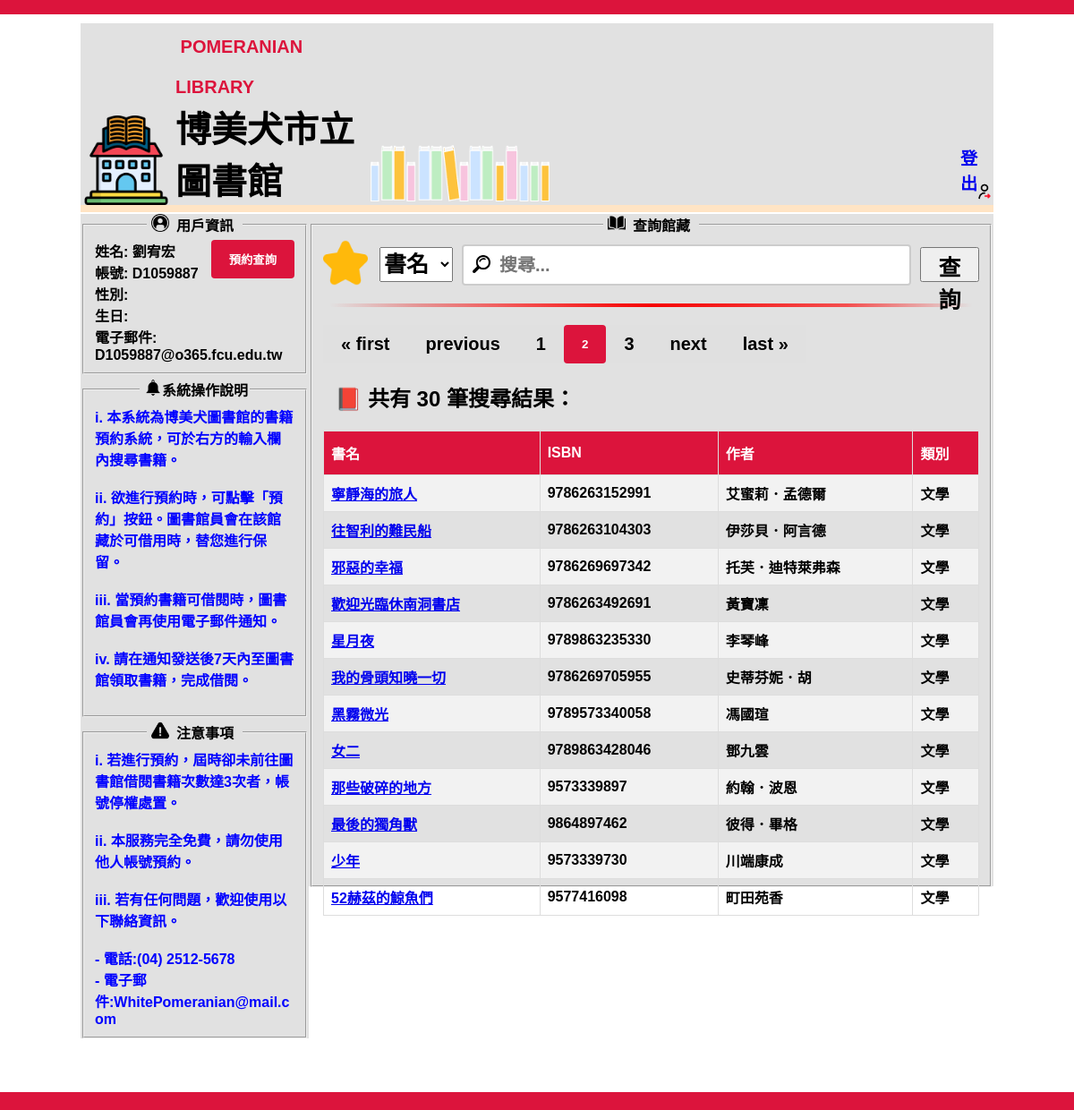
The app's page /homepage/?page=2 (signed in) with its own data.
### clients/models.py (models this page shows, shortened)
class Book(models.Model):
    STATUS_CHOICES = [
        ('available', '可預約'),
        ('unavailable', '不可預約'),
    ]
    bname = models.CharField(max_length=50, verbose_name='書名')
    ISBN = models.CharField(max_length=15, verbose_name='ISBN')
    author = models.CharField(max_length=20, verbose_name='作者')
    genre = models.CharField(max_length=10, verbose_name='類別')
    picture = models.ImageField(upload_to='books/',null=True, blank=True)
    status = models.CharField(max_length=20, choices=STATUS_CHOICES, default='available', verbose_name='狀態')

### clients/views.py (the view)
# urls.py: path('homepage/', views.homepage, name='homepage'),
def homepage(request):
    if not request.user.is_authenticated:
        return redirect('sign_in')
    search_type = request.GET.get('searchtype')
    search_query = request.GET.get('search')
    if search_type and search_query:
        if search_type.lower() == 'booktitle':
            search_results = Book.objects.filter(bname__icontains=search_query)
            cache.set('search_results', search_results, 6000)
        elif search_type.lower() == 'author':
            search_results = Book.objects.filter(author__icontains=search_query)
            cache.set('search_results', search_results, 6000)
        elif search_type == 'ISBN':
            search_results = Book.objects.filter(ISBN__icontains=search_query)
            cache.set('search_results', search_results, 6000)
        else:
            search_results = []
    else:
        search_results = cache.get('search_results')
        if search_results is None:
            search_results = Book.objects.all()
    user_profile_id = request.session.get('user_profile_id')
    try:
        user_profile = UserProfile.objects.get(id=user_profile_id)
    except UserProfile.DoesNotExist:
        user_profile = None
    search_results = search_results or []
    paginator = Paginator(search_results, 12)
    page_number = request.GET.get('page')
    page_obj = paginator.get_page(page_number)
    context = {
        'user_profile': user_profile,
        'results': page_obj,
    }
    return render(request, 'homepage.html', context)

### clients/templates/homepage.html (shortened to what this page needs)
<!DOCTYPE html>
<html lang="zh-TW">
<head>
    <link rel="stylesheet" href="/static/homepage.css">
</head>
<body>
    <div class="ceiling">
    </div>
    <div class="main">
        <div class="header">
            <a href="{% url 'homepage' %}"><img class="library" src="/static/library.png" width="100px"></a>
            <h1 class="h1"><span style="color: crimson;">&nbsp;POMERANIAN LIBRARY</span><br>博美犬市立圖書館</h1>
            <img class="bookshelf" src="/static/bookshelf.png" width="200px">
            <a class="a1" href="{% url 'sign_out' %}" role="button">登出<img class="logout" src="/static/logout.png"
                    width="20px"></a>
        </div>
        <hr class="relay">
        <div class="left_content">
            <fieldset>
                <legend><img class="login" src="/static/login.png" width="20px">&thinsp; 用戶資訊 &thinsp;</legend>
                <span>
                    <form action="{% url 'appointment' %}" method="get">
                        <button type="submit" class="appointment">預約查詢</button>
                    </form>
                    姓名: {{ user.last_name }}{{ user.first_name }} <br>
                    帳號: {{ user.username }} <br>
                    性別: {% if user_profile.gender == 'M' %}男{% elif user_profile.gender == 'F' %}女{% endif %} <br>
                    生日: {{ user_profile.birthday }} <br>
                    電子郵件: {{ user.email }}
                </span>
            </fieldset>
            <fieldset style="margin-top: 2%;">
                <legend><img class="notification" src="/static/notification.png" width="20px">系統操作說明</legend>
                <div style="color: blue; font-weight: 600;">
                    <span>
                        i. 本系統為博美犬圖書館的書籍預約系統，可於右方的輸入欄內搜尋書籍。<br><br>
                        ii. 欲進行預約時，可點擊「預約」按鈕。圖書館員會在該館藏於可借用時，替您進行保留。<br><br>
                        iii. 當預約書籍可借閱時，圖書館員會再使用電子郵件通知。<br><br>
                        iv. 請在通知發送後7天內至圖書館領取書籍，完成借閱。<br><br>
                    </span>
                </div>
            </fieldset>
            <fieldset style="margin-top: 2%;">
                <legend><img class="warning" src="/static/warning.png" width="20px">&thinsp; 注意事項 &thinsp;</legend>
                <div style="color: blue; font-weight: 600;">
                    <span>
                        i. 若進行預約，屆時卻未前往圖書館借閱書籍次數達3次者，帳號停權處置。<br><br>
                        ii. 本服務完全免費，請勿使用他人帳號預約。<br><br>
                        iii. 若有任何問題，歡迎使用以下聯絡資訊。<br><br>
                        - 電話:(04) 2512-5678<br>
                        - 電子郵件:WhitePomeranian@mail.c<br>om
                    </span>
                </div>
            </fieldset>
        </div>
        <div class="right_content">
            <fieldset class="searchtype">
                <legend><img class="open-book" src="/static/open-book.png" width="20px">&thinsp; 查詢館藏 &thinsp;</legend>
                <form action="" method="get">
                    <div class="searchtype">
                        <img class="star" src="/static/star.png" width="50px">
                        <select name="searchtype" class="searchtype">
                            <option value="booktitle" selected="selected">書名</option>
                        </select>
                        <input type="text" name="search" placeholder="搜尋..." autocomplete="off" class="searchtype">
                        <button type="submit" class="searchtype">查詢</button>
                    </div>
                </form>
                <hr class="searchtype">
                {% if results %}
                <div class="button-group">
                    {% if results.has_previous %}
                    <a href="?page=1"><button class="button">&laquo; first</button></a>
                    <a href="?page={{ results.previous_page_number }}"><button class="button">previous</button></a>
                    {% else %}
                    <a><button class="button">&laquo; first</button></a>
                    <a><button class="button">previous</button></a>
                    {% endif %}
                    {% for num in results.paginator.page_range %}
                    {% if num == results.number %}
                    <button type="button">{{ num }}</button>
                    {% else %}
                    <a href="?page={{ num }}"><button class="button">{{ num }}</button></a>
                    {% endif %}
                    {% endfor %}
                    {% if results.has_next %}
                    <a href="?page={{ results.next_page_number }}"><button class="button">next</button></a>
                    <a href="?page={{ results.paginator.num_pages }}"><button class="button">last &raquo;</button></a>
                    {% else %}
                    <a><button class="button">next</button></a>
                    <a><button class="button">last &raquo;</button></a>
                    {% endif %}
                </div>
                <h2 class="searchresult">&nbsp; &#128213; 共有 {{ results.paginator.count }} 筆搜尋結果：</h2>
                <table id="books">
                    <tr>
                        <th>書名</th>
                        <th>ISBN</th>
                        <th>作者</th>
                        <th>類別</th>
                    </tr>
                    {% for result in results.object_list %}
                    <tr>
                        <td><a href="bookdetails/{{ result.id }}">{{ result.bname }}</a></td>
                        <td>{{ result.ISBN }}</td>
                        <td>{{ result.author }}</td>
                        <td>{{ result.genre }}</td>
                    </tr>
                    {% endfor %}
                </table>
                {% else %}
                <h2 class="searchresult">&nbsp; &#128213; 0 筆搜尋結果!</h2>
                {% endif %}
            </fieldset>
        </div>
    </div>
    <div class="footer">
    </div>
</body>
</html>

### static/homepage.css (style rules this page uses)
html { background-color: rgb(255,255,255); }
body { margin: 0%; padding: 0%; font-family: Arial, Helvetica, sans-serif; display: flex; flex-direction: column; min-height: 100vh; }
div.ceiling { background-color:crimson; padding: 8px; }
div.main { margin: auto; width: 85%; flex: 1 0 auto; }
div.footer { background-color: crimson; padding: 10px; text-align: center; margin-top: 5%; }
div.header { background-color: rgb(225,225,225); margin-top: 1%; display: flex; align-items: flex-end; }
hr.relay { width: 100%; height: 8px; background-color: bisque; color: bisque; border: none; margin-top: 0%; }
div.right_content { background-color: rgb(225,225,225); width: 75%; margin-top: -0.65%; float: left; height: 751.5px; }
div.right_content fieldset { height: 732.5px; }
div.left_content { background-color: rgb(225,225,225); width: 25%; margin-top: -0.65%; float: left; }
img.library { margin-left: 0.5%; float: left; }
img.bookshelf { margin-left: 1.5%; margin-top: 1.15%; float: left; }
img.login { float: left; margin-left: 3px; }
img.logout { float: right; margin-top: -38%; margin-left: 1%; }
img.open-book { float: left; margin-left: 3px; }
img.notification { float: left; margin-left: 3px; }
img.warning { float: left; margin-left: 3px; }
h1.h1 { color: black; font-weight: bolder; font-size: 40px; margin-top: -3px; margin-left: 6px; float: left; margin-bottom: 0%; }
h1.h1 span { font-size: 20px; }
fieldset span { font-weight: 600; max-width: 10px; overflow-wrap: break-word; }
legend { font-weight: 600; text-align: center; }
a.a1 { font-size: larger; font-weight: 600; margin-left: 45%; margin-bottom: 5px; text-decoration: none; }
div.searchtype { margin-top: 5px; display: flex; justify-content: center; }
img.star { display: block; float: left; margin-right: 13px; margin-top: -5px; }
select.searchtype { display: block; float: left; height: 39px; font-weight: 600; font-size: 25px; margin-top: 2.5px; }
input.searchtype { display: block; float: left; margin-left: 10px; height: 18px; width: 60%; font-weight: 600; font-size: 20px; background-image: url('../static/magnifier.png'); background-size: 20px; background-position: 10px 10px; background-repeat: no-repeat; padding: 12px 20px 12px 40px; border: 2px solid #ccc; border-radius: 4px; }
button.searchtype { display: block; float: left; margin-left: 10px; height: 39px; font-weight: 600; font-size: 25px; margin-top: 2.5px; }
hr.searchtype { height: 4px; background: linear-gradient(to right, transparent 1%, #ed05055c 15%, #fe0000a5 30%, #f60202 50%, #fe0000a5 80%, transparent 99%); border: none; margin: 20px 0; }
#books { font-family: Arial, Helvetica, sans-serif; border-collapse: collapse; width: 100%; border-radius: 2px; }
#books td, #books th { border: 1px solid #ddd; padding: 8px; font-weight: 600; }
#books tr:nth-child(even) { background-color: #f2f2f2; }
#books th { padding-top: 12px; padding-bottom: 12px; text-align: left; background-color: crimson; color: white; }
button[type=button] { background-color: crimson; color: white; padding: 12px 20px; border: none; border-radius: 4px; cursor: pointer; font-weight: 600; }
.button-group { display: flex; }
.button { padding: 10px 20px; background-color: #e0e0e0; border: none; color: #000; cursor: pointer; font-weight: 600; font-size: 20px; }

### clients/templates/homepage.html (style rules this page uses)
button.appointment { background-color: crimson; color: white; padding: 12px 20px; border: none; border-radius: 4px; cursor: pointer; font-weight: 600; float: right; }

### records on screen
Book: bname "寧靜海的旅人", ISBN "9786263152991", author "艾蜜莉．孟德爾", genre "文學"
Book: bname "往智利的難民船", ISBN "9786263104303", author "伊莎貝．阿言德", genre "文學"
Book: bname "邪惡的幸福", ISBN "9786269697342", author "托芙．迪特萊弗森", genre "文學"
Book: bname "歡迎光臨休南洞書店", ISBN "9786263492691", author "黃寶凜", genre "文學"
Book: bname "星月夜", ISBN "9789863235330", author "李琴峰", genre "文學"
Book: bname "我的骨頭知曉一切", ISBN "9786269705955", author "史蒂芬妮．胡", genre "文學"
Book: bname "黑霧微光", ISBN "9789573340058", author "馮國瑄", genre "文學"
Book: bname "女二", ISBN "9789863428046", author "鄧九雲", genre "文學"
Book: bname "那些破碎的地方", ISBN "9573339897", author "約翰．波恩", genre "文學"
Book: bname "最後的獨角獸", ISBN "9864897462", author "彼得．畢格", genre "文學"
Book: bname "少年", ISBN "9573339730", author "川端康成", genre "文學"
Book: bname "52赫茲的鯨魚們", ISBN "9577416098", author "町田苑香", genre "文學"

### other values on screen
{{ user.last_name }} "劉"
{{ user.first_name }} "宥宏"
{{ user.username }} "D1059887"
{{ user.email }} "D1059887@o365.fcu.edu.tw"
{{ num }} "1" "3"
{{ num }} "2"
{{ results.paginator.count }} "30"
